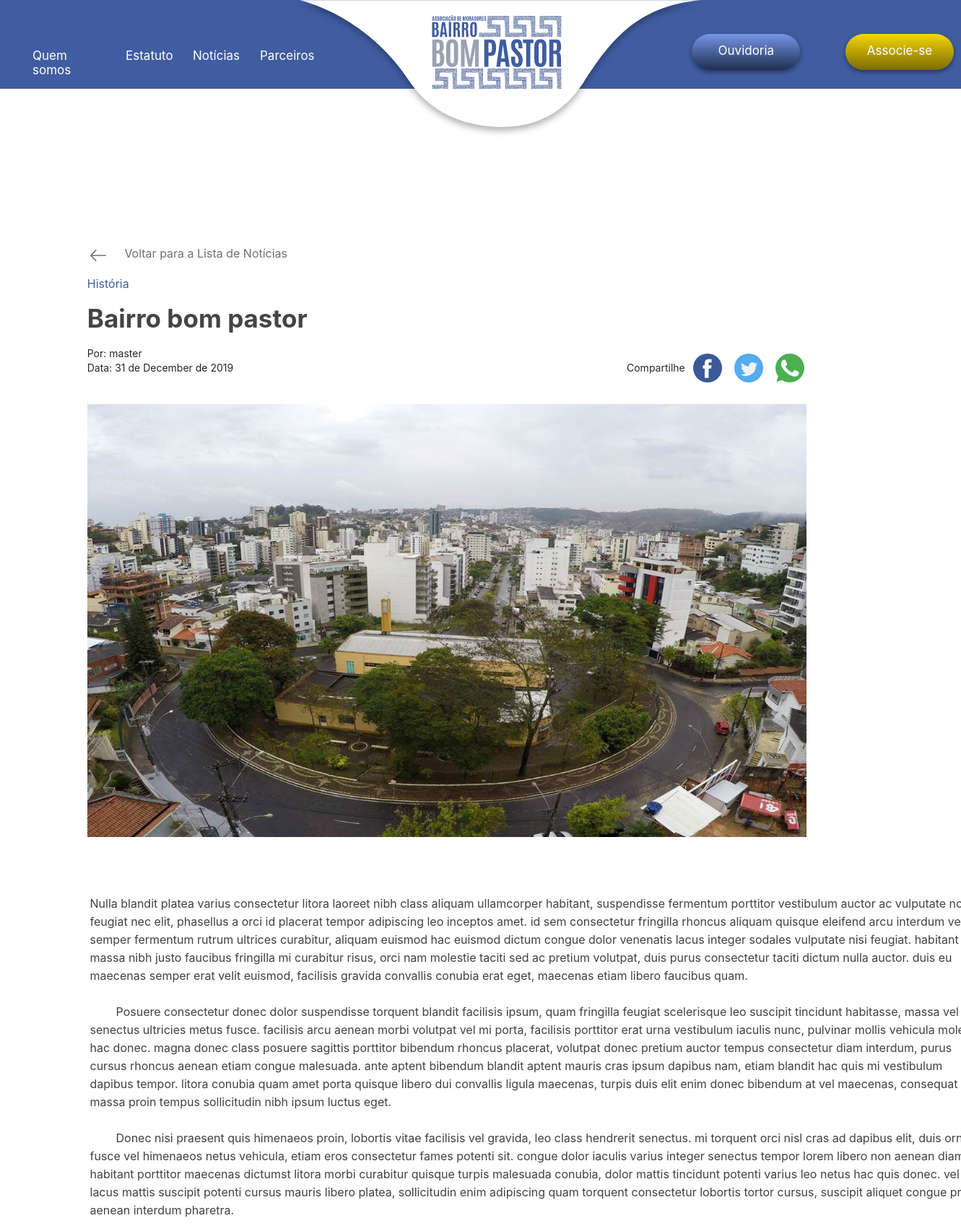
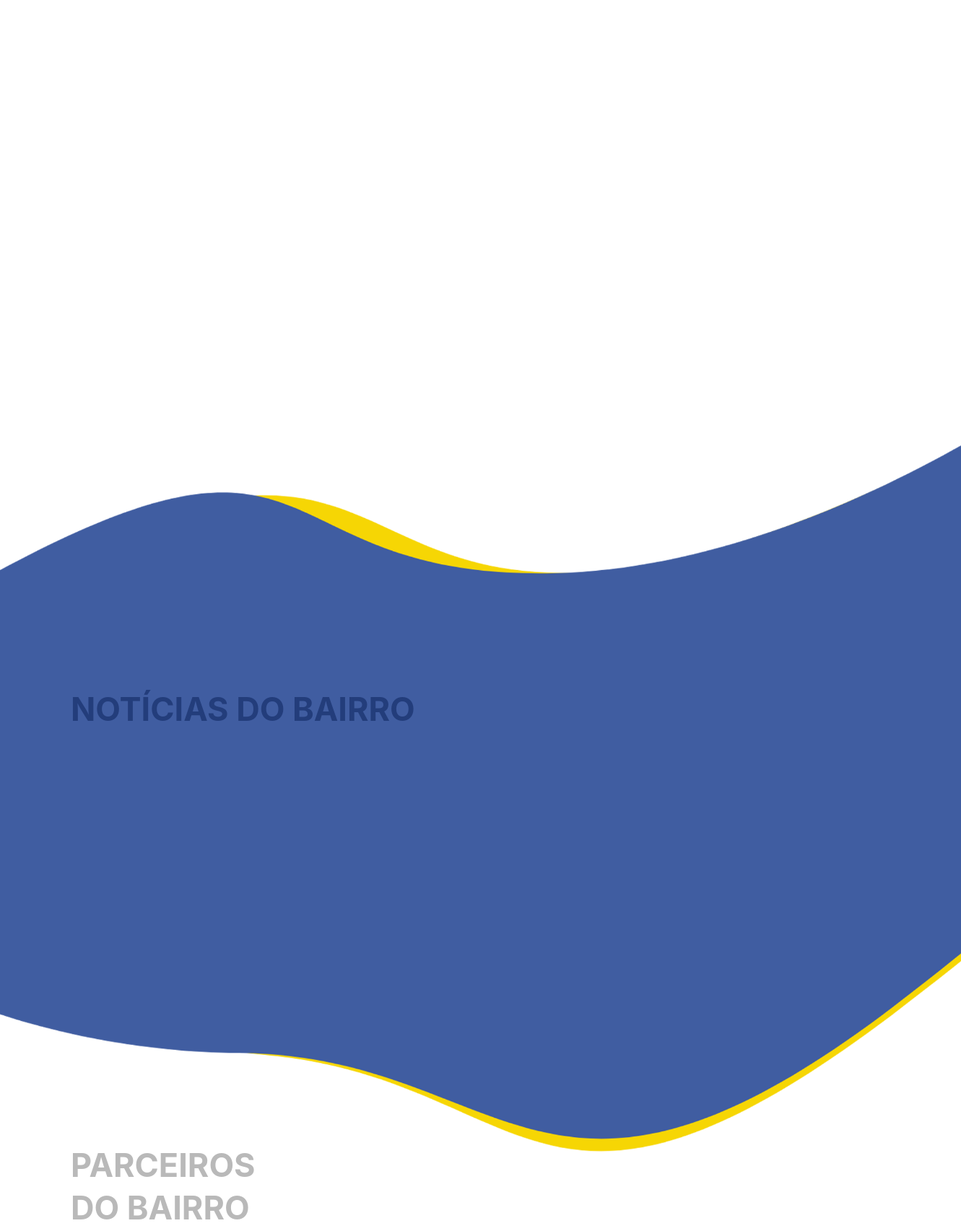
Screenshot of /post.php?id=13 (upper part) with the database file from the repository (2 pictures, top to bottom).
### tables this page shows
CREATE TABLE `noticias` (
  `id` int(4) NOT NULL,
  `id_admin` varchar(45) NOT NULL,
  `titulo` varchar(165) NOT NULL,
  `categoria` varchar(45) NOT NULL,
  `data` date NOT NULL,
  `imagem` varchar(122) NOT NULL,
  `noticia` mediumtext NOT NULL
);

### post.php (the view, shortened to what this page needs)
<?php include_once("functions/conexao.php"); ?>
<html>
    <head>
    <link rel="stylesheet" type="text/css"  href="Css/style.css" />
    </head>
    <body>
        <div id="menu">
        <ul>
            <li><a href="quem_somos.html" class="quem_somos">Quem somos</a></li>
            <li><a href="estatuto.php" class="estatuto">Estatuto</a></li>
            <li><a href="noticias.php"  class="noticias">Notícias</a></li>
            <li><a href="parceiros.html"  class="parceiros">Parceiros</a></li>
            <li id="logo"><a href="index.php"><img src="img/PNG/logo-cabecalho.png" alt="" ></a></li>
            <li id="button1"><a href="ouvidoria.html" class="but1">Ouvidoria</a></li>
            <li id="button2"><a href="associese.html" class="but2">Associe-se</a></li>
        </ul>
    </div>
    <div id="conteudo03">
            <a href="noticias.php" style="text-decoration: none;">
            <div class="sec19">
            <p class="texto11"><img src="img/SVG/left-arrow.svg" class="arrow-left">Voltar para a Lista de Notícias</p>
            </div></a>
<?php
   if(isset($_GET['id'])){
       $id = mysqli_escape_string($conn, $_GET['id']);
       $sql = "SELECT * FROM noticias WHERE id = '$id'";
       $resultado = mysqli_query($conn, $sql);
       $dados = mysqli_fetch_array($resultado);
    }
?>
            <span class="textcategoria"><?php echo $dados['categoria'];?></span>
            <div id="sec17">
            <p class="title09"><?php echo $dados['titulo'];?></p>
            </div>
            <div id="sec18">
            <p class="texto10">Por: <?php echo $dados['id_admin'];?> <br>Data: <?php echo strftime(' %d de %B de %Y', strtotime($dados['data']));?></p>
            </div>
            <div id="sec20">
            <p class="texto10">Compartilhe</p>
            <a href=""><img src="img/SVG/facebook.svg" class="face"></a>
            <a href=""><img src="img/SVG/twitter.svg" class="twitter"></a>
            <a href=""><img src="img/SVG/whatsapp.svg" class="whatsapp"></a>
            </div>
            <div class="card_img02">
            <img src="Sistema/pags/uploads/<?php echo $dados['imagem'];?>" class="mainphoto">
            </div>
            <div id="sec21">
            <textarea name="noticia" class="noticia01" rows="20" cols="120" maxlength="10000" class="textarea02"><?php echo $dados['noticia'];?></textarea>
            </div>
            </div>
<div id="sec23">
            <div id="bg03">
                <p class="title02">NOTÍCIAS DO BAIRRO</p>
            </div>
            <div id="footer">
                <p class="title03">PARCEIROS DO BAIRRO</p>
            </div>
</div>
</body>
</html>

### rows the page displays
noticias: categoria "História", titulo "Bairro bom pastor", id_admin "master", data "31 de December de 2019", imagem (picture), noticia "Nulla blandit platea varius consectetur litora laoreet nibh class aliquam ullamcorper habitant, suspendisse fermentum porttitor vestibulum auctor ac vulputate nostra feugiat nec elit, phasellus a orci id placerat tempor adipiscing leo inceptos amet. id sem consectetur fringilla rhoncus aliquam quisque eleifend arcu interdum velit semper fermentum rutrum ultrices curabitur, aliquam euismod hac euismod dictum congue dolor venenatis lacus integer sodales vulputate nisi feugiat. habitant massa nibh justo faucibus fringilla mi curabitur risus, orci nam molestie taciti sed ac pretium volutpat, duis purus consectetur taciti dictum nulla auctor. duis eu maecenas semper erat velit euismod, facilisis…"
